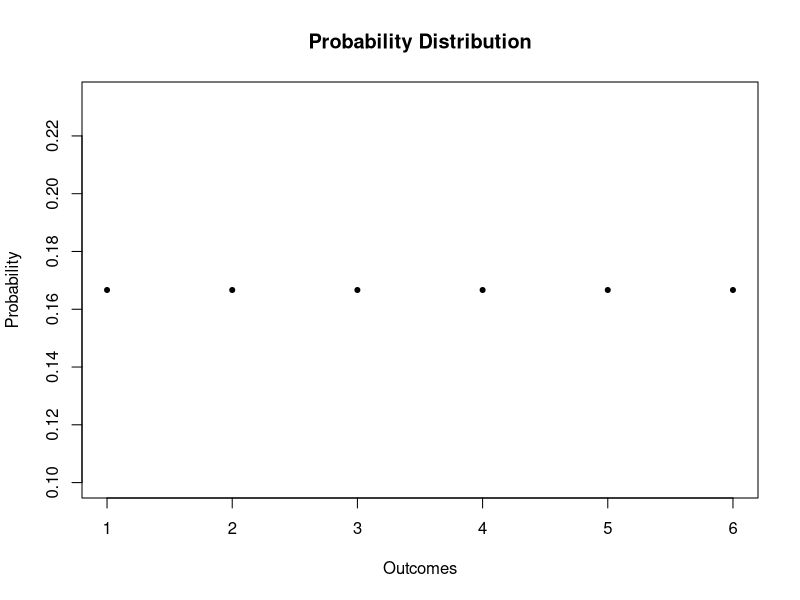
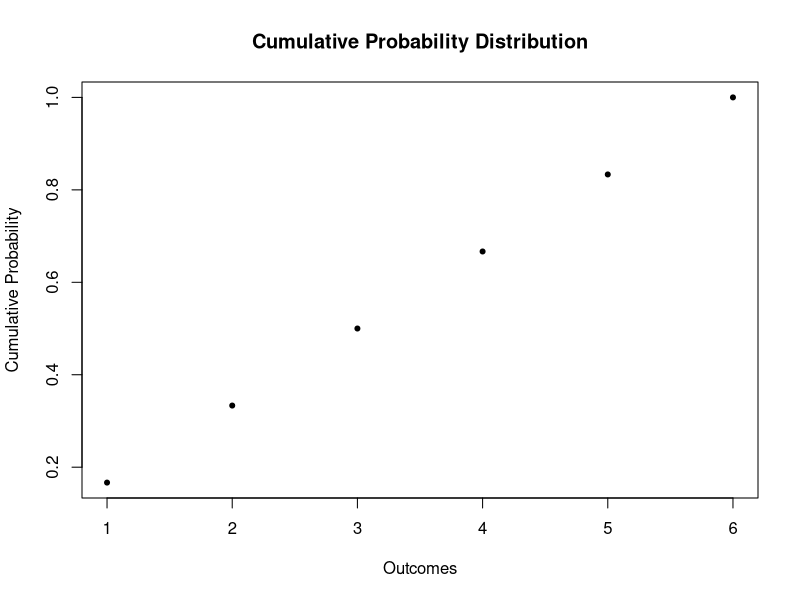
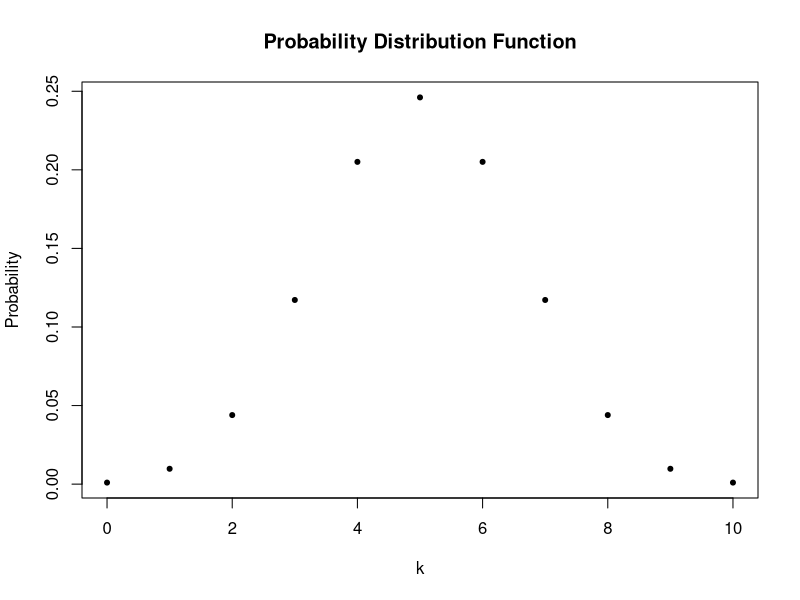

The R source for these figures, in order:
#################################################################################
# Name: Azad Hüseyin Kılıç                                                      #
# Date Created: Dec 07, 2023                                                    #
# Purpose: learning probability theory from https://www.econometrics-with-r.org #
# Packages Used:  
# Data Used:            
# Last Update:                                                                  #
#################################################################################

# Dice roll
sample(1:6, size=1)

# generate the vector of probabilities 
probability <- rep(1/6, 6) 

# plot the probabilities 
plot(probability,
     xlab = "Outcomes",
     ylab="Probability",
     main = "Probability Distribution",
     pch=20)

# generate the vector of cumulative probabilities 
cum_probability <- cumsum(probability) 

# plot the probabilites 
plot(cum_probability, 
     xlab = "Outcomes", 
     ylab="Cumulative Probability",
     main = "Cumulative Probability Distribution",
     pch=20) 

# Bernoulli trials
sample(c("H", "T"), 1) 

# compute P( k = 5| n = 10, p = 0.5) using 'dbinom()'
dbinom(x = 5,
       size = 10,
       prob = 0.5) 

# compute P(4 <= k <= 7) using 'dbinom()'
sum(dbinom(x = 4:7, size = 10, prob = 0.5))

# compute P(4 <= k <= 7) using 'pbinom()'
pbinom(size = 10, prob = 0.5, q = 7) - pbinom(size = 10, prob = 0.5, q = 3) 

# set up vector of possible outcomes
k <- 0:10
k

# assign the probabilities
probability <- dbinom(x = k,
                      size = 10, 
                      prob = 0.5)

# plot the outcomes against their probabilities
plot(x = k, 
     y = probability,
     ylab="Probability",
     main = "Probability Distribution Function",
     pch=20) 
